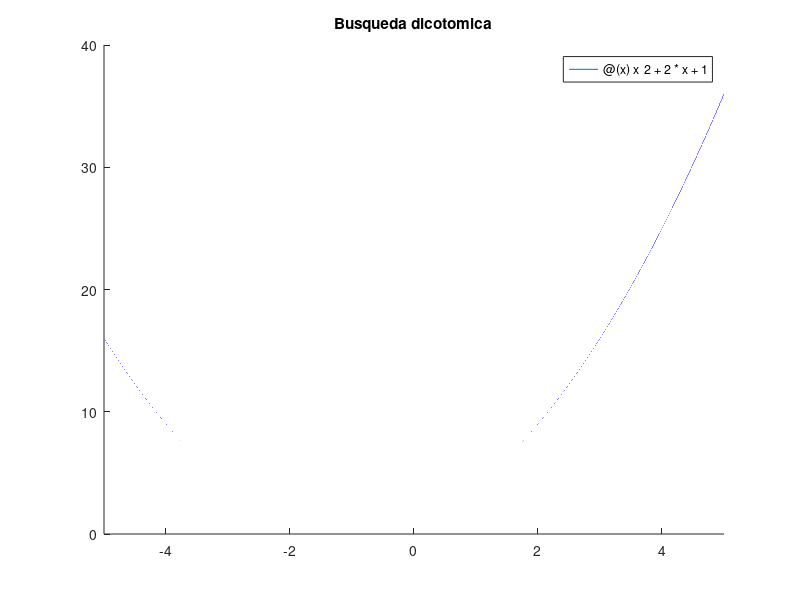

Write MATLAB code to recreate this figure. (Note: this script raises an error after producing the figure.)
%Para todos los algoritmos podemos definir unas condiciones de parada, como
%son el numero máximo de iteraciones, la tolerancia del método o en el caso
%de rectas inexactas tenemos que definir un alpha y un beta para ver que se
%cumplen las condiciones de Wolfe.
% Condiciones de parada
warning('off','last') 
maxiter = 50;
tol   = 1e-6;
alpha = 1e-4;
beta  = 1e-1;
% ------------------------------------------------------------------------
% Funcion A
% ------------------------------------------------------------------------
%Para esta primera funcion, al tratarse en toda la recta real, vamos
%definir el inicio y el fin del intervalo con un numero suficientemente
%grande como para que sea siginificativo
f = @(x) x^2+2*x+1;
%   Intervalo o aproximacion incial
a = -1000;
b = 1000;
x0 = 0;

fprintf('---Funcion x^2+2*x+1 --------------------------------------------------\n')
fprintf('---Busqueda dicotomica ------------------------------------------------\n')
figure
hold on
fplot(f)
title('Busqueda dicotomica')
%Ejecucion
[A1] = budi(f,a,b,maxiter,tol);
plot(A1(:,1),arrayfun(f,A1(:,1)),'or')
legend('x^2+2*x+1','x*')
xlabel(sprintf('The algorithm take %s s \n to find the min %d \n in %d iters \n', datestr(A1(end,3),'MM:SS.FFF'),A1(end,1),size(A1,1)));
hold off
fprintf('The algorithm take %s s to find the min %d in %d iters \n', datestr(A1(end,3),'MM:SS.FFF'),A1(end,1),size(A1,1))
% ----
fprintf('---Algoritmo Fibonacci ------------------------------------------------\n')
figure
hold on
fplot(f)
title('Busqueda Fibonacci')
[A2] = fibo(f,a,b,maxiter,tol);
plot(A2(:,1),arrayfun(f,A2(:,1)),'or')
legend('x^2+2*x+1','x*')
xlabel(sprintf('The algorithm take %s s to find the min %d in %d iters \n', datestr(A2(end,3),'MM:SS.FFF'),A2(end,1),size(A2,1)));
hold off
fprintf('The algorithm take %s s to find the min %d in %d iters \n', datestr(A2(end,3),'MM:SS.FFF'),A2(end,1),size(A2,1))
% ----
fprintf('---Interpolacion Cuadratica---------------------------------------------\n')
figure
hold on
fplot(f)
title('Interpolacion Cuadratica')
[A3] = incu(f,a,1,b,maxiter,tol);
plot(A3(:,1),arrayfun(f,A3(:,1)),'or')
legend('x^2+2*x+1','x*')
xlabel(sprintf('The algorithm take %s s to find the min %d in %d iters \n', datestr(A3(end,3),'MM:SS.FFF'),A3(end,1),size(A3,1)));
hold off
fprintf('The algorithm take %s s to find the min %d in %d iters \n', datestr(A3(end,3),'MM:SS.FFF'),A3(end,1),size(A3,1))

% ----
fprintf('---Rectas Inexactas ------------------------------------------------\n')
figure
hold on
fplot(f)
title('Rectas Inexactas')
[A4] = rein(f,x0,alpha,beta,maxiter,tol);
plot(A4(:,1),arrayfun(f,A4(:,1)),'or')
legend('x^2+2*x+1','x*')
xlabel(sprintf('The algorithm take %s s to find the min %d in %d iters \n', datestr(A4(end,3),'MM:SS.FFF'),A4(end,1),size(A4,1)));
hold off
fprintf('The algorithm take %s s to find the min %d in %d iters \n', datestr(A4(end,3),'MM:SS.FFF'),A4(end,1),size(A4,1))
% ----
fprintf('---Busqueda Newton ------------------------------------------------\n')
figure
hold on
fplot(f)
title('Busqueda Newton')
[A5] = new(f,x0,tol,maxiter);
plot(A5(:,1),arrayfun(f,A5(:,1)),'or')
legend('x^2+2*x+1','x*')
xlabel(sprintf('The algorithm take %s s to find the min %d in %d iters \n', datestr(A5(end,3),'MM:SS.FFF'),A5(end,1),size(A5,1)));
hold off
fprintf('The algorithm take %s s to find the min %d in %d iters \n', datestr(A5(end,3),'MM:SS.FFF'),A5(end,1),size(A5,1))
fprintf('\n \n \n')

% ----------------------------------------------------------------
% Funcion B
% ----------------------------------------------------------------
f = @(x) sin(x)+x^2;
%   Intervalo o aproximacion incial
a = -1000;
b = 1000;
x0 = 0;


fprintf('---Funcion sin(x)+x^2 --------------------------------------------------\n')
fprintf('---Busqueda dicotomica ------------------------------------------------\n')
figure
hold on
fplot(f)
title('Busqueda dicotomica')
%Ejecucion
[B1] = budi(f,a,b,maxiter,tol);
plot(B1(:,1),arrayfun(f,B1(:,1)),'or')
legend('sin(x)+x^2','x*')
xlabel(sprintf('The algorithm take %s s \n to find the min %d \n in %d iters \n', datestr(B1(end,3),'MM:SS.FFF'),B1(end,1),size(B1,1)));
hold off
fprintf('The algorithm take %s s to find the min %d in %d iters \n', datestr(B1(end,3),'MM:SS.FFF'),B1(end,1),size(B1,1))
% ----
fprintf('---Algoritmo Fibonacci ------------------------------------------------\n')
figure
hold on
fplot(f)
title('Busqueda Fibonacci')
[B2] = fibo(f,a,b,maxiter,tol);
plot(B2(:,1),arrayfun(f,B2(:,1)),'or')
legend('sin(x)+x^2','x*')
xlabel(sprintf('The algorithm take %s s to find the min %d in %d iters \n', datestr(B2(end,3),'MM:SS.FFF'),B2(end,1),size(B2,1)));
hold off
fprintf('The algorithm take %s s to find the min %d in %d iters \n', datestr(B2(end,3),'MM:SS.FFF'),B2(end,1),size(B2,1))
% ----
fprintf('---Interpolacion Cuadratica---------------------------------------------\n')
figure
hold on
fplot(f)
title('Interpolacion Cuadratica')
[B3] = incu(f,a,1,b,maxiter,tol);
plot(B3(:,1),arrayfun(f,B3(:,1)),'or')
legend('sin(x)+x^2','x*')
xlabel(sprintf('The algorithm take %s s to find the min %d in %d iters \n', datestr(B3(end,3),'MM:SS.FFF'),B3(end,1),size(B3,1)));
hold off
fprintf('The algorithm take %s s to find the min %d in %d iters \n', datestr(B3(end,3),'MM:SS.FFF'),B3(end,1),size(B3,1))

% ----
fprintf('---Rectas Inexactas ------------------------------------------------\n')
figure
hold on
fplot(f)
title('Rectas Inexactas')
[B4] = rein(f,x0,alpha,beta,maxiter,tol);
plot(B4(:,1),arrayfun(f,B4(:,1)),'or')
legend('sin(x)+x^2','x*')
xlabel(sprintf('The algorithm take %s s to find the min %d in %d iters \n', datestr(B4(end,3),'MM:SS.FFF'),B4(end,1),size(B4,1)));
hold off
fprintf('The algorithm take %s s to find the min %d in %d iters \n', datestr(B4(end,3),'MM:SS.FFF'),B4(end,1),size(B4,1))
% ----
fprintf('---Busqueda Newton ------------------------------------------------\n')
figure
hold on
fplot(f)
title('Busqueda Newton')
[B5] = new(f,x0,tol,maxiter);
plot(B5(:,1),arrayfun(f,B5(:,1)),'or')
legend('sin(x)+x^2','x*')
xlabel(sprintf('The algorithm take %s s to find the min %d in %d iters \n', datestr(B5(end,3),'MM:SS.FFF'),B5(end,1),size(B5,1)));
hold off
fprintf('The algorithm take %s s to find the min %d in %d iters \n', datestr(B5(end,3),'MM:SS.FFF'),B5(end,1),size(B5,1))
fprintf('\n \n \n')

% ------------------------------------------------------------------------
% Funcion C
% ------------------------------------------------------------------------
f = @(x) cos(x)-log(x);

a = 1e-6;
b = 5;


% Ejecucion
fprintf('---Funcion cos(x)-log(x) --------------------------------------------------\n')
fprintf('---Busqueda dicotomica ------------------------------------------------\n')
figure
hold on
fplot(f)
title('Busqueda dicotomica')
%Ejecucion
[C1] = budi(f,a,b,maxiter,tol);
plot(C1(:,1),arrayfun(f,C1(:,1)),'or')
legend('cos(x)-log(x)','x*')
xlabel(sprintf('The algorithm take %s s \n to find the min %d \n in %d iters \n', datestr(C1(end,3),'MM:SS.FFF'),C1(end,1),size(C1,1)));
hold off
fprintf('The algorithm take %s s to find the min %d in %d iters \n', datestr(C1(end,3),'MM:SS.FFF'),C1(end,1),size(C1,1))
% ----
fprintf('---Algoritmo Fibonacci ------------------------------------------------\n')
figure
hold on
fplot(f)
title('Busqueda Fibonacci')
[C2] = fibo(f,a,b,maxiter,tol);
plot(C2(:,1),arrayfun(f,C2(:,1)),'or')
legend('cos(x)-log(x)','x*')
xlabel(sprintf('The algorithm take %s s to find the min %d in %d iters \n', datestr(C2(end,3),'MM:SS.FFF'),C2(end,1),size(C2,1)));
hold off
fprintf('The algorithm take %s s to find the min %d in %d iters \n', datestr(C2(end,3),'MM:SS.FFF'),C2(end,1),size(C2,1))
% ----
fprintf('---Interpolacion Cuadratica---------------------------------------------\n')
figure
hold on
fplot(f)
title('Interpolacion Cuadratica')
[C3] = incu(f,a,1,b,maxiter,tol);
plot(C3(:,1),arrayfun(f,C3(:,1)),'or')
legend('cos(x)-log(x)','x*')
xlabel(sprintf('The algorithm take %s s to find the min %d in %d iters \n', datestr(C3(end,3),'MM:SS.FFF'),C3(end,1),size(C3,1)));
hold off
fprintf('The algorithm take %s s to find the min %d in %d iters \n', datestr(C3(end,3),'MM:SS.FFF'),C3(end,1),size(C3,1))

% ----
x0 = 1;
fprintf('---Rectas Inexactas ------------------------------------------------\n')
figure
hold on
fplot(f)
title('Rectas Inexactas')
[C4] = rein(f,x0,alpha,beta,maxiter,tol);
plot(C4(:,1),arrayfun(f,C4(:,1)),'or')
legend('cos(x)-log(x)','x*')
xlabel(sprintf('The algorithm take %s s to find the min %d in %d iters \n', datestr(C4(end,3),'MM:SS.FFF'),C4(end,1),size(C4,1)));
hold off
fprintf('The algorithm take %s s to find the min %d in %d iters \n', datestr(C4(end,3),'MM:SS.FFF'),C4(end,1),size(C4,1))
% ----
x0 = 2.5;
fprintf('---Busqueda Newton ------------------------------------------------\n')
figure
hold on
fplot(f)
title('Busqueda Newton')
[C5] = new(f,x0,tol,maxiter);
plot(C5(:,1),arrayfun(f,C5(:,1)),'or')
legend('cos(x)-log(x)','x*')
xlabel(sprintf('The algorithm take %s s to find the min %d in %d iters \n', datestr(C5(end,3),'MM:SS.FFF'),C5(end,1),size(C5,1)));
hold off
fprintf('The algorithm take %s s to find the min %d in %d iters \n', datestr(C5(end,3),'MM:SS.FFF'),C5(end,1),size(C5,1))
fprintf('\n \n \n')

%Para esta funcion, hemos tenido que ajustar el x0, ya que la solucion
%dependedía del punto cogido, por eso para Newton y rectas inexactas hemos
%usado un punto x0 diferente.

% ------------------------------------------------------------------------
% Funcion D
% ------------------------------------------------------------------------
fprintf('---Funcion EDO --------------------------------------------------\n')
a = 1;
b = 4;
x0 = 3.5;

%Ejecucion
fprintf('---Busqueda dicotomica ------------------------------------------------\n')
[D1] = budi('funcionrr',a,b,maxiter,tol);
fprintf('The algorithm take %s s to find the min %d in %d iters \n', datestr(D1(end,3),'MM:SS.FFF'),D1(end,1),size(D1,1) )
fprintf('---Algoritmo Fibonacci ------------------------------------------------\n')
[D2] = fibo('funcionrr',a,b,maxiter,tol);
fprintf('The algorithm take %s s to find the min %d in %d iters \n', datestr(D2(end,3),'MM:SS.FFF'),D2(end,1),size(D2,1) )
fprintf('---Interpolacion Cuadratica---------------------------------------------\n')
[D3] = incu('funcionrr',a,3,b,maxiter,tol);
fprintf('The algorithm take %s s to find the min %d in %d iters \n', datestr(D3(end,3),'MM:SS.FFF'),D3(end,1),size(D3,1) )
% fprintf('---Rectas Inexactas ------------------------------------------------\n')
% [D4] = rein('funcionrr',x0,alpha,beta,maxiter,tol);
% fprintf('The algorithm take %s s to find the min %d in %d iters \n', datestr(D4(end,3),'MM:SS.FFF'),D4(end,1),size(D4,1) )
% fprintf('---Busqueda Newton ------------------------------------------------\n')
% [D5] = new('funcionrr',x0,tol,maxiter);
% fprintf('The algorithm take %s s to find the min %d in %d iters \n', datestr(D5(end,3),'MM:SS.FFF'),D5(end,1),size(D5,1) )
% fprintf('-------------------------------------------------------------------\n')